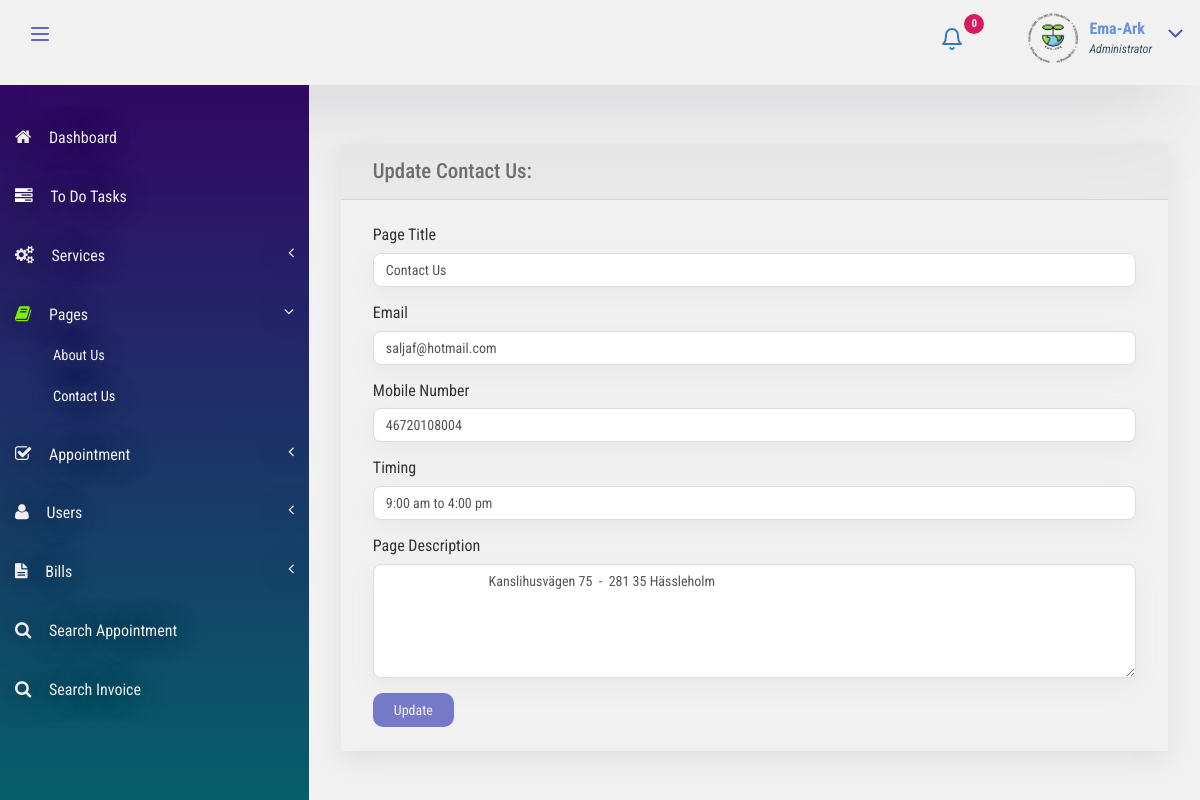
The page /admin/contact-us.php (signed in) on the database its author committed.
### tables this page shows
CREATE TABLE `tblpage` (
  `ID` int(10) NOT NULL,
  `PageType` varchar(200) DEFAULT NULL,
  `PageTitle` mediumtext DEFAULT NULL,
  `PageDescription` mediumtext DEFAULT NULL,
  `Email` varchar(200) DEFAULT NULL,
  `MobileNumber` bigint(10) DEFAULT NULL,
  `UpdationDate` date DEFAULT NULL,
  `Timing` varchar(200) NOT NULL
);

### admin/contact-us.php (the view, shortened to what this page needs)
<?php
include 'includes/dbconnection.php';
if (strlen($_SESSION['bpmsaid'] == 0)) {
    header('location:logout.php');
} else {
?>
    <!DOCTYPE HTML>
    <html>
    <head>
        <link href="css/bootstrap.css" rel='stylesheet' type='text/css' />
        <link href="css/style.css" rel='stylesheet' type='text/css' />
        <link href="css/font-awesome.css" rel="stylesheet">
        <link href="css/animate.css" rel="stylesheet" type="text/css" media="all">
        <link href="css/custom.css" rel="stylesheet">
    </head>
    <body class="cbp-spmenu-push">
        <div class="main-content">
            <?php include_once 'includes/sidebar.php'; ?>
            <?php include_once 'includes/header.php'; ?>
            <div id="page-wrapper">
                <div class="main-page">
                    <div class="forms">
                        <div class="form-grids row widget-shadow" data-example-id="basic-forms">
                            <div class="form-title">
                                <h4>Update Contact Us:</h4>
                            </div>
                            <div class="form-body">
                                <form method="post">
                                    <?php
                                    $ret = mysqli_query($con, "select * from  tblpage where PageType='contactus'");
                                    while ($row = mysqli_fetch_array($ret)) {
                                    ?>
                                        <div class="form-group"> <label for="exampleInputEmail1">Page Title</label> <input type="text" class="form-control" name="pagetitle" id="pagetitle" value="<?php echo $row['PageTitle']; ?>" required="true"> </div>
                                        <div class="form-group"> <label for="exampleInputEmail1">Email</label> <input type="text" class="form-control" name="email" id="email" value="<?php echo $row['Email']; ?>" required="true"> </div>
                                        <div class="form-group"> <label for="exampleInputEmail1">Mobile Number</label> <input type="text" class="form-control" name="mobnumber" id="mobnumber" value="<?php echo $row['MobileNumber']; ?>" required="true"> </div>
                                        <div class="form-group"> <label for="exampleInputEmail1">Timing</label> <input type="text" class="form-control" name="timing" id="timing" value="<?php echo $row['Timing']; ?>" required="true"> </div>
                                        <div class="form-group"> <label for="exampleInputPassword1">Page Description</label>
                                            <textarea name="pagedes" id="pagedes" rows="5" class="form-control">
        <?php echo $row['PageDescription']; ?></textarea>
                                        </div>
                                    <?php } ?>
                                    <button type="submit" name="submit" class="btn btn-default">Update</button>
                                </form>
                            </div>
                        </div>
                    </div>
                </div>
            </div>
    </body>
    </html>
<?php } ?>

### admin/includes/header.php (shortened to what this page needs)
<div class="sticky-header header-section ">
    <div class="header-left">
        <button id="showLeftPush"><svg xmlns="http://www.w3.org/2000/svg" width="24" height="24" viewBox="0 0 24 24" fill="none" stroke="currentColor" stroke-width="2" stroke-linecap="round" stroke-linejoin="round">
                <line x1="4" y1="12" x2="20" y2="12"></line>
                <line x1="4" y1="6" x2="20" y2="6"></line>
                <line x1="4" y1="18" x2="20" y2="18"></line>
            </svg></button>
        <div class="clearfix"> </div>
    </div>
    <div class="header-right">
        <div class="profile_details_left">
            <ul class="nofitications-dropdown">
                <?php
                $ret1 = mysqli_query($con, "select tbluser.FirstName,tbluser.LastName,tblbook.ID as bid,tblbook.AptNumber from tblbook join tbluser on tbluser.ID=tblbook.UserID where tblbook.Status is null");
                $num = mysqli_num_rows($ret1);
                ?>
                <li class="dropdown head-dpdn">
                    <a href="#" class="dropdown-toggle" data-toggle="dropdown" aria-expanded="false">
                        <svg xmlns="http://www.w3.org/2000/svg" width="24" height="24" viewBox="0 0 24 24" fill="none" stroke="currentColor" stroke-width="2" stroke-linecap="round" stroke-linejoin="round">
                            <path d="M18 8A6 6 0 0 0 6 8c0 7-3 9-3 9h18s-3-2-3-9"></path>
                            <path d="M13.73 21a2 2 0 0 1-3.46 0"></path>
                        </svg>
                        <span class="badge blue"><?php echo $num; ?></span></a>
                </li>
            </ul>
            <div class="clearfix"> </div>
        </div>
        <div class="profile_details">
            <?php
            $adid = $_SESSION['bpmsaid'];
            $ret = mysqli_query($con, "select AdminName from tbladmin where ID='$adid'");
            $row = mysqli_fetch_array($ret);
            $name = $row['AdminName'];
            ?>
            <ul>
                <li class="dropdown profile_details_drop">
                    <a href="#" class="dropdown-toggle" data-toggle="dropdown" aria-expanded="false">
                        <div class="profile_img">
                            <span class="prfil-img"><img src="./images/logo2-removebg-preview.png" alt="" width="50" height="50"> </span>
                            <div class="user-name">
                                <p><?php echo $name; ?></p>
                                <span>Administrator</span>
                            </div>
                            <i class="fa fa-angle-down lnr"></i>
                            <div class="clearfix"></div>
                        </div>
                    </a>
                </li>
            </ul>
        </div>
    </div>
    <div class="clearfix"> </div>
</div>

### admin/css/style.css (style rules this page uses)
h4, h5, h6, h1, h2, h3 { margin: 0; }
ul, ol { margin: 0; }
p { margin: 0; }
html, body { font-family: "Roboto Condensed", sans-serif;font-size: 100%;overflow-x: hidden;background: #f1f1f1; }
body a { transition: 0.5s all ease;-webkit-transition: 0.5s all ease;-moz-transition: 0.5s all ease;-o-transition: 0.5s all ease;-ms-transition: 0.5s all ease;text-decoration: none; }
h1, h2, h3, h4, h5, h6 { margin: 0; }
ul, label { margin: 0;padding: 0; }
.main-content { position: relative; }
.sticky-header { position: fixed;top: 0;left: 0px;width: 100%;z-index: 100; }
.header-section { background: #f1f1f1;box-shadow: rgba(255, 255, 255, 0.1) 0px 1px 1px 0px inset, rgba(50, 50, 93, 0.099) 0px 50px 100px -20px, rgba(0, 0, 0, 0.159) 0px 30px 60px -30px; }
.header-section::after { clear: both;display: block;content: ""; }
.header-left { float: left;width: 45%; }
.header-right { float: right; }
button#showLeftPush { font-size: 1.5em;width: 80px;padding: 0.87em 0;text-align: center;cursor: pointer;float: left;color: #6f6f6f;-moz-transition: all 0.2s ease-out 0s;-webkit-transition: all 0.2s ease-out 0s;transition: all 0.2s ease-out 0s;border: none;background-color: #f1f1f1;outline: none; }
.cbp-spmenu-push { overflow-x: hidden;position: relative; }
.cbp-spmenu, .cbp-spmenu-push { -webkit-transition: all 0.3s ease;-moz-transition: all 0.3s ease;transition: all 0.3s ease; }
.cbp-spmenu-push div#page-wrapper { margin: 0 0 0 19.3em;transition: 0.5s all;-webkit-transition: 0.5s all;-moz-transition: 0.5s all; }
.fa { display: inline-block;font-family: FontAwesome;font-style: normal;font-weight: normal;line-height: 1;-webkit-font-smoothing: antialiased;-moz-osx-font-smoothing: grayscale; }
.profile_details_left { float: left; }
li.dropdown.head-dpdn { display: inline-block;padding: 1.7em 0;float: left; }
li.dropdown.head-dpdn a.dropdown-toggle { padding: 1.7em 2em; }
.header-right span.badge { font-size: 11px;font-weight: bold;color: #f1f1f1;background: #8bc34a;line-height: 15px;width: 20px;height: 20px;border-radius: 2em;-webkit-border-radius: 2em;-moz-border-radius: 2em;-o-border-radius: 2em;text-align: center;display: inline-block;position: absolute;top: 16%;padding: 2px 0 0; }
.header-right span.blue { background-color: #d81b60; }
.profile_details { float: right; }
.profile_details_drop a.dropdown-toggle { display: block;padding: 0.8em 3em 0 2em; }
.profile_img span.prfil-img { float: left; }
.user-name { float: left;margin-top: 8px;margin-left: 11px;height: 35px; }
.profile_details ul li { list-style-type: none;position: relative; }
.profile_details li a i.fa.lnr { position: absolute;top: 34%;right: 8%;color: #4f52ba;font-size: 1.6em; }
.user-name p { font-size: 1em;color: #6793dd;line-height: 1em;font-weight: 700; }
.user-name span { font-size: 0.75em;font-style: italic;color: #424f63;font-weight: normal;margin-top: 0.3em; }
.charts, .row { margin: 2em 0 0; }
.widget-shadow { background-color: #f1f1f1;box-shadow: rgba(149, 157, 165, 0.2) 0px 8px 24px; }
.forms h4 { font-size: 1.3em;color: #6f6f6f; }
.form-title { padding: 1em 2em;background-color: #eaeaea;border-bottom: 1px solid #d6d5d5; }
.form-body { padding: 1.5em 2em; }
.forms label { font-weight: 400; }
.form-control { border-radius: inherit; }
.forms button.btn.btn-default { background-color: rgba(97, 100, 193, 0.85);color: #f1f1f1;padding: 0.5em 1.5em;border: none;outline: none;border-radius: inherit;border-radius: 10px;-webkit-border-radius: 10px;-moz-border-radius: 10px;-ms-border-radius: 10px;-o-border-radius: 10px; }

### admin/css/custom.css (style rules this page uses)
#page-wrapper { padding : 7em 2em 2.5em;background-color: linear-gradient(to bottom, hsl(236, 50%, 98%), hsl(236, 50%, 94%)); }

### rows shown on the page
tblpage: pagetitle "Contact Us", email "saljaf@hotmail.com", mobnumber "46720108004", timing "9:00 am to 4:00 pm", pagedes "Kanslihusvägen 75 - 281 35 Hässleholm"

### other values the page prints
$num "0"
$name "Ema-Ark"
